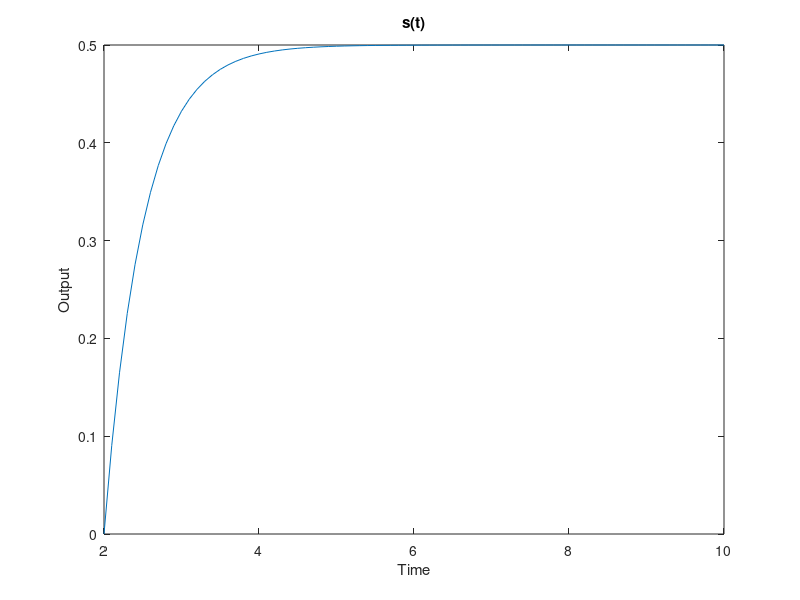

Recreate this plot in MATLAB.
a=[1 2];
b=[1];
t=2:0.1:10;
x=ones(1,length(t));
G=tf(b,a);
y=lsim(G,x,t);
figure(1)
plot(t,y)
xlabel('Time')
ylabel('Output')
title('s(t)')